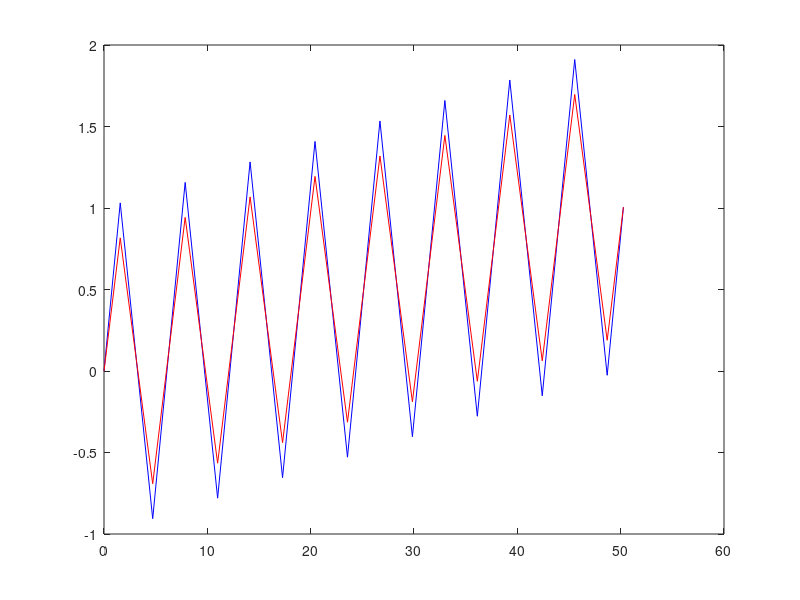
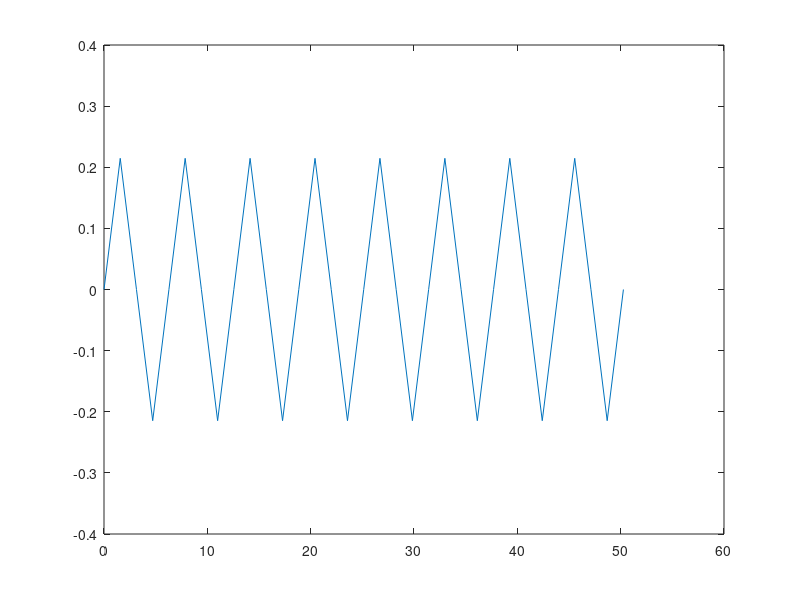

These charts were generated, in order, by the following MATLAB code:
clear all
close all
clc

% Integrator Example

y(1) = 0;
h = pi/2;
t(1) = 0;

%Euler Trapezoidal
ii = 1;
while t(ii) < 50
    y(ii+1) = y(ii) + h/2*(cos(t(ii)+h)+.02 + cos(t(ii))+.02);    
    t(ii+1) = t(ii) + h;
    ii = ii + 1;
end

%Euler Cauchy
% for ii = 1:20000
%     pred = y(ii) + h/2 * (cos(t(ii))+2);
%     y(ii+1) = y(ii) + h*(cos(t(ii)+h/2)+2);    
%     t(ii+1) = t(ii) + h;
% end

Exact = sin(t) + .02*t;

figure
plot(t,Exact,'b',t,y,'r')

for ii = 1:length(t)
    Delta(ii) = Exact(ii) - y(ii); 
end

figure
plot(t,Delta)
